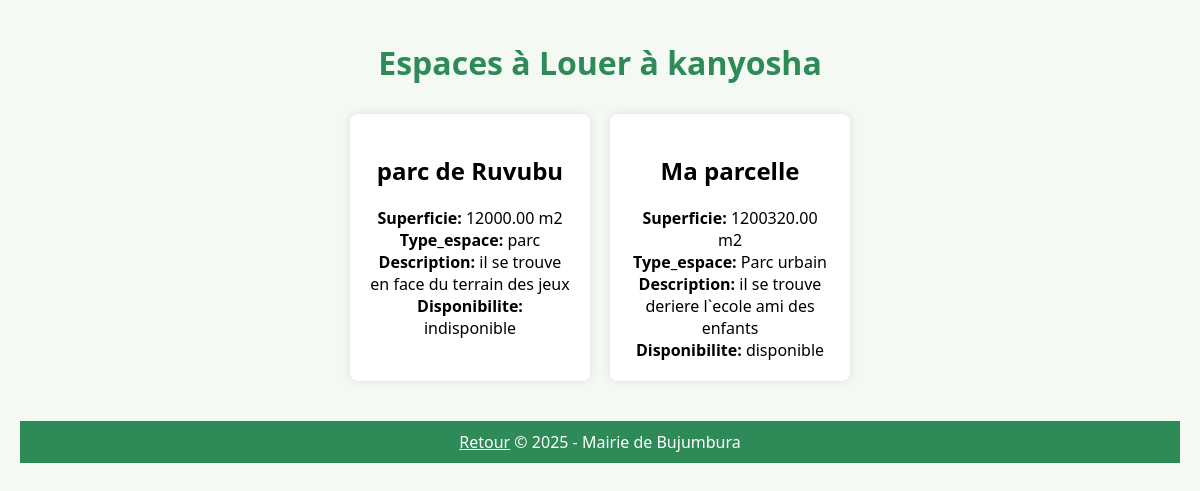
The page /analysechoix.php?quartier=kanyosha on the database its author committed.
### tables this page shows
CREATE TABLE IF NOT EXISTS `espaces_verts` (
  `Id_Espace` int NOT NULL AUTO_INCREMENT,
  `Nom` varchar(100) DEFAULT NULL,
  `Localisation` varchar(150) DEFAULT NULL,
  `Superficie` decimal(10,2) DEFAULT NULL,
  `Type_espace` varchar(50) NOT NULL,
  `disponibilite` varchar(255) NOT NULL,
  `description` varchar(255) NOT NULL,
  PRIMARY KEY (`Id_Espace`)
);

### analysechoix.php (the view, shortened to what this page needs)
<?php
$bdd = new PDO('mysql:host=localhost;dbname=gestion_espaces_verts', 'root', '');
if (isset($_GET['quartier'])) {
    $quartier = htmlspecialchars($_GET['quartier']);
} else {
    die("Quartier non spécifié.");
}
?>
<!DOCTYPE html>
<html lang="fr">
<head>
</head>
<body>
<h1>Espaces à Louer à <?php echo $quartier; ?></h1>
<div class="container">
<?php
$query = $bdd->prepare('SELECT * FROM espaces_verts WHERE Localisation = ?');
$query->execute([$quartier]);
while ($espace = $query->fetch()) {
?>
    <div class="card">
        <h2><?php echo htmlspecialchars($espace['Nom']); ?></h2>
        <div><strong>Superficie:</strong> <?php echo htmlspecialchars($espace['Superficie']); ?> m2</div>
        <div><strong>Type_espace:</strong> <?php echo htmlspecialchars($espace['Type_espace']); ?></div>
        <div><strong>Description:</strong> <?php echo htmlspecialchars($espace['description']); ?></div>
        <div><strong>Disponibilite:</strong> <?php echo htmlspecialchars($espace['disponibilite']); ?></div>
    </div>
<?php
}
?>
</div>
<footer>
    <a href="Espaces_cit.php" style="color: white;">Retour</a>
    &copy; 2025 - Mairie de Bujumbura
</footer>
</body>
</html>

### analysechoix.php (style rules this page uses)
body { font-family: 'Segoe UI', sans-serif; background-color: #f4f9f4; margin: 0; padding: 20px; }
h1 { text-align: center; color: #2e8b57; margin-bottom: 30px; }
.container { display: flex; flex-wrap: wrap; justify-content: center; gap: 20px; }
.card { background-color: white; border-radius: 8px; box-shadow: 0 0 10px rgba(0, 0, 0, 0.1); padding: 20px; width: 200px; text-align: center; }
footer { text-align: center; background-color: #2e8b57; color: white; padding: 10px; margin-top: 40px; }

### rows shown on the page
espaces_verts: Nom "parc de Ruvubu", Superficie "12000.00", Type_espace "parc", description "il se trouve en face du terrain des jeux", disponibilite "indisponible"
espaces_verts: Nom "Ma parcelle", Superficie "1200320.00", Type_espace "Parc urbain", description "il se trouve deriere l`ecole ami des enfants", disponibilite "disponible"

### other values the page prints
$quartier "kanyosha"
